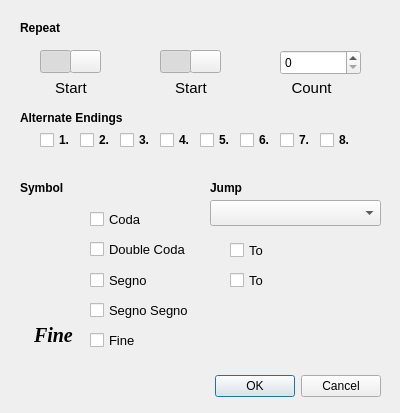
<?xml version="1.0" encoding="UTF-8"?>
<ui version="4.0">
 <class>RERepeatDialog</class>
 <widget class="QDialog" name="RERepeatDialog">
  <property name="geometry">
   <rect>
    <x>0</x>
    <y>0</y>
    <width>400</width>
    <height>413</height>
   </rect>
  </property>
  <property name="sizePolicy">
   <sizepolicy hsizetype="Fixed" vsizetype="Fixed">
    <horstretch>0</horstretch>
    <verstretch>0</verstretch>
   </sizepolicy>
  </property>
  <property name="windowTitle">
   <string>Repeats</string>
  </property>
  <widget class="QDialogButtonBox" name="buttonBox">
   <property name="geometry">
    <rect>
     <x>40</x>
     <y>370</y>
     <width>341</width>
     <height>32</height>
    </rect>
   </property>
   <property name="orientation">
    <enum>Qt::Horizontal</enum>
   </property>
   <property name="standardButtons">
    <set>QDialogButtonBox::Cancel|QDialogButtonBox::Ok</set>
   </property>
  </widget>
  <widget class="QLabel" name="label">
   <property name="geometry">
    <rect>
     <x>20</x>
     <y>20</y>
     <width>121</width>
     <height>16</height>
    </rect>
   </property>
   <property name="font">
    <font>
     <weight>75</weight>
     <bold>true</bold>
    </font>
   </property>
   <property name="text">
    <string>Repeat</string>
   </property>
  </widget>
  <widget class="QSpinBox" name="repeatCount">
   <property name="geometry">
    <rect>
     <x>280</x>
     <y>50</y>
     <width>81</width>
     <height>25</height>
    </rect>
   </property>
  </widget>
  <widget class="QLabel" name="label_2">
   <property name="geometry">
    <rect>
     <x>281</x>
     <y>80</y>
     <width>61</width>
     <height>16</height>
    </rect>
   </property>
   <property name="font">
    <font>
     <pointsize>11</pointsize>
    </font>
   </property>
   <property name="text">
    <string>Count</string>
   </property>
   <property name="alignment">
    <set>Qt::AlignCenter</set>
   </property>
  </widget>
  <widget class="QToolButton" name="barlineStart0">
   <property name="geometry">
    <rect>
     <x>40</x>
     <y>50</y>
     <width>31</width>
     <height>23</height>
    </rect>
   </property>
   <property name="text">
    <string/>
   </property>
   <property name="icon">
    <iconset resource="../../../targets/qt/Reflow/Reflow.qrc">
     <normaloff>:/icon-stem.png</normaloff>:/icon-stem.png</iconset>
   </property>
   <property name="checkable">
    <bool>true</bool>
   </property>
   <property name="checked">
    <bool>true</bool>
   </property>
  </widget>
  <widget class="QToolButton" name="barlineStart1">
   <property name="geometry">
    <rect>
     <x>70</x>
     <y>50</y>
     <width>31</width>
     <height>23</height>
    </rect>
   </property>
   <property name="text">
    <string/>
   </property>
   <property name="icon">
    <iconset resource="../../../targets/qt/Reflow/Reflow.qrc">
     <normaloff>:/icon-repeatstart.png</normaloff>:/icon-repeatstart.png</iconset>
   </property>
   <property name="checkable">
    <bool>true</bool>
   </property>
  </widget>
  <widget class="QLabel" name="label_3">
   <property name="geometry">
    <rect>
     <x>40</x>
     <y>80</y>
     <width>62</width>
     <height>16</height>
    </rect>
   </property>
   <property name="font">
    <font>
     <pointsize>11</pointsize>
    </font>
   </property>
   <property name="text">
    <string>Start</string>
   </property>
   <property name="alignment">
    <set>Qt::AlignCenter</set>
   </property>
  </widget>
  <widget class="QLabel" name="label_4">
   <property name="geometry">
    <rect>
     <x>160</x>
     <y>80</y>
     <width>62</width>
     <height>16</height>
    </rect>
   </property>
   <property name="font">
    <font>
     <pointsize>11</pointsize>
    </font>
   </property>
   <property name="text">
    <string>Start</string>
   </property>
   <property name="alignment">
    <set>Qt::AlignCenter</set>
   </property>
  </widget>
  <widget class="QToolButton" name="barlineEnd0">
   <property name="geometry">
    <rect>
     <x>160</x>
     <y>50</y>
     <width>31</width>
     <height>23</height>
    </rect>
   </property>
   <property name="text">
    <string/>
   </property>
   <property name="icon">
    <iconset resource="../../../targets/qt/Reflow/Reflow.qrc">
     <normaloff>:/icon-stem.png</normaloff>:/icon-stem.png</iconset>
   </property>
   <property name="checkable">
    <bool>true</bool>
   </property>
   <property name="checked">
    <bool>true</bool>
   </property>
  </widget>
  <widget class="QToolButton" name="barlineEnd1">
   <property name="geometry">
    <rect>
     <x>190</x>
     <y>50</y>
     <width>31</width>
     <height>23</height>
    </rect>
   </property>
   <property name="text">
    <string/>
   </property>
   <property name="icon">
    <iconset resource="../../../targets/qt/Reflow/Reflow.qrc">
     <normaloff>:/icon-repeatend.png</normaloff>:/icon-repeatend.png</iconset>
   </property>
   <property name="checkable">
    <bool>true</bool>
   </property>
  </widget>
  <widget class="QLabel" name="label_5">
   <property name="geometry">
    <rect>
     <x>20</x>
     <y>110</y>
     <width>171</width>
     <height>16</height>
    </rect>
   </property>
   <property name="font">
    <font>
     <weight>75</weight>
     <bold>true</bold>
    </font>
   </property>
   <property name="text">
    <string>Alternate Endings</string>
   </property>
  </widget>
  <widget class="QCheckBox" name="alternateEnding1">
   <property name="geometry">
    <rect>
     <x>40</x>
     <y>130</y>
     <width>41</width>
     <height>20</height>
    </rect>
   </property>
   <property name="font">
    <font>
     <pointsize>9</pointsize>
     <weight>75</weight>
     <bold>true</bold>
    </font>
   </property>
   <property name="text">
    <string>1.</string>
   </property>
  </widget>
  <widget class="QCheckBox" name="alternateEnding2">
   <property name="geometry">
    <rect>
     <x>80</x>
     <y>130</y>
     <width>41</width>
     <height>20</height>
    </rect>
   </property>
   <property name="font">
    <font>
     <pointsize>9</pointsize>
     <weight>75</weight>
     <bold>true</bold>
    </font>
   </property>
   <property name="text">
    <string>2.</string>
   </property>
  </widget>
  <widget class="QCheckBox" name="alternateEnding3">
   <property name="geometry">
    <rect>
     <x>120</x>
     <y>130</y>
     <width>41</width>
     <height>20</height>
    </rect>
   </property>
   <property name="font">
    <font>
     <pointsize>9</pointsize>
     <weight>75</weight>
     <bold>true</bold>
    </font>
   </property>
   <property name="text">
    <string>3.</string>
   </property>
  </widget>
  <widget class="QCheckBox" name="alternateEnding4">
   <property name="geometry">
    <rect>
     <x>160</x>
     <y>130</y>
     <width>41</width>
     <height>20</height>
    </rect>
   </property>
   <property name="font">
    <font>
     <pointsize>9</pointsize>
     <weight>75</weight>
     <bold>true</bold>
    </font>
   </property>
   <property name="text">
    <string>4.</string>
   </property>
  </widget>
  <widget class="QCheckBox" name="alternateEnding5">
   <property name="geometry">
    <rect>
     <x>200</x>
     <y>130</y>
     <width>41</width>
     <height>20</height>
    </rect>
   </property>
   <property name="font">
    <font>
     <pointsize>9</pointsize>
     <weight>75</weight>
     <bold>true</bold>
    </font>
   </property>
   <property name="text">
    <string>5.</string>
   </property>
  </widget>
  <widget class="QCheckBox" name="alternateEnding6">
   <property name="geometry">
    <rect>
     <x>240</x>
     <y>130</y>
     <width>41</width>
     <height>20</height>
    </rect>
   </property>
   <property name="font">
    <font>
     <pointsize>9</pointsize>
     <weight>75</weight>
     <bold>true</bold>
    </font>
   </property>
   <property name="text">
    <string>6.</string>
   </property>
  </widget>
  <widget class="QCheckBox" name="alternateEnding7">
   <property name="geometry">
    <rect>
     <x>280</x>
     <y>130</y>
     <width>41</width>
     <height>20</height>
    </rect>
   </property>
   <property name="font">
    <font>
     <pointsize>9</pointsize>
     <weight>75</weight>
     <bold>true</bold>
    </font>
   </property>
   <property name="text">
    <string>7.</string>
   </property>
  </widget>
  <widget class="QCheckBox" name="alternateEnding8">
   <property name="geometry">
    <rect>
     <x>320</x>
     <y>130</y>
     <width>41</width>
     <height>20</height>
    </rect>
   </property>
   <property name="font">
    <font>
     <pointsize>9</pointsize>
     <weight>75</weight>
     <bold>true</bold>
    </font>
   </property>
   <property name="text">
    <string>8.</string>
   </property>
  </widget>
  <widget class="QLabel" name="label_6">
   <property name="geometry">
    <rect>
     <x>20</x>
     <y>180</y>
     <width>151</width>
     <height>16</height>
    </rect>
   </property>
   <property name="font">
    <font>
     <weight>75</weight>
     <bold>true</bold>
    </font>
   </property>
   <property name="text">
    <string>Symbol</string>
   </property>
  </widget>
  <widget class="QCheckBox" name="coda">
   <property name="geometry">
    <rect>
     <x>90</x>
     <y>209</y>
     <width>87</width>
     <height>21</height>
    </rect>
   </property>
   <property name="font">
    <font>
     <pointsize>10</pointsize>
    </font>
   </property>
   <property name="text">
    <string>Coda</string>
   </property>
  </widget>
  <widget class="QCheckBox" name="doubleCoda">
   <property name="geometry">
    <rect>
     <x>90</x>
     <y>239</y>
     <width>111</width>
     <height>21</height>
    </rect>
   </property>
   <property name="font">
    <font>
     <pointsize>10</pointsize>
    </font>
   </property>
   <property name="text">
    <string>Double Coda</string>
   </property>
  </widget>
  <widget class="QCheckBox" name="segno">
   <property name="geometry">
    <rect>
     <x>90</x>
     <y>270</y>
     <width>111</width>
     <height>20</height>
    </rect>
   </property>
   <property name="font">
    <font>
     <pointsize>10</pointsize>
    </font>
   </property>
   <property name="text">
    <string>Segno</string>
   </property>
  </widget>
  <widget class="QLabel" name="label_7">
   <property name="geometry">
    <rect>
     <x>30</x>
     <y>200</y>
     <width>51</width>
     <height>31</height>
    </rect>
   </property>
   <property name="text">
    <string/>
   </property>
   <property name="pixmap">
    <pixmap resource="../../../targets/qt/Reflow/Reflow.qrc">:/coda.png</pixmap>
   </property>
  </widget>
  <widget class="QLabel" name="label_8">
   <property name="geometry">
    <rect>
     <x>30</x>
     <y>230</y>
     <width>51</width>
     <height>31</height>
    </rect>
   </property>
   <property name="text">
    <string/>
   </property>
   <property name="pixmap">
    <pixmap resource="../../../targets/qt/Reflow/Reflow.qrc">:/doublecoda.png</pixmap>
   </property>
  </widget>
  <widget class="QLabel" name="label_9">
   <property name="geometry">
    <rect>
     <x>34</x>
     <y>260</y>
     <width>41</width>
     <height>31</height>
    </rect>
   </property>
   <property name="text">
    <string/>
   </property>
   <property name="pixmap">
    <pixmap resource="../../../targets/qt/Reflow/Reflow.qrc">:/segno.png</pixmap>
   </property>
  </widget>
  <widget class="QLabel" name="label_10">
   <property name="geometry">
    <rect>
     <x>34</x>
     <y>290</y>
     <width>51</width>
     <height>31</height>
    </rect>
   </property>
   <property name="text">
    <string/>
   </property>
   <property name="pixmap">
    <pixmap resource="../../../targets/qt/Reflow/Reflow.qrc">:/segnosegno.png</pixmap>
   </property>
  </widget>
  <widget class="QCheckBox" name="segnoSegno">
   <property name="geometry">
    <rect>
     <x>90</x>
     <y>300</y>
     <width>111</width>
     <height>20</height>
    </rect>
   </property>
   <property name="font">
    <font>
     <pointsize>10</pointsize>
    </font>
   </property>
   <property name="text">
    <string>Segno Segno</string>
   </property>
  </widget>
  <widget class="QCheckBox" name="fine">
   <property name="geometry">
    <rect>
     <x>90</x>
     <y>330</y>
     <width>111</width>
     <height>20</height>
    </rect>
   </property>
   <property name="font">
    <font>
     <pointsize>10</pointsize>
    </font>
   </property>
   <property name="text">
    <string>Fine</string>
   </property>
  </widget>
  <widget class="QLabel" name="label_11">
   <property name="geometry">
    <rect>
     <x>34</x>
     <y>320</y>
     <width>61</width>
     <height>31</height>
    </rect>
   </property>
   <property name="font">
    <font>
     <family>Times New Roman</family>
     <pointsize>15</pointsize>
     <weight>75</weight>
     <italic>true</italic>
     <bold>true</bold>
    </font>
   </property>
   <property name="text">
    <string>Fine</string>
   </property>
   <property name="alignment">
    <set>Qt::AlignLeading|Qt::AlignLeft|Qt::AlignVCenter</set>
   </property>
  </widget>
  <widget class="QLabel" name="label_12">
   <property name="geometry">
    <rect>
     <x>210</x>
     <y>180</y>
     <width>151</width>
     <height>16</height>
    </rect>
   </property>
   <property name="font">
    <font>
     <weight>75</weight>
     <bold>true</bold>
    </font>
   </property>
   <property name="text">
    <string>Jump</string>
   </property>
  </widget>
  <widget class="QComboBox" name="jumpTypeCombo">
   <property name="geometry">
    <rect>
     <x>210</x>
     <y>200</y>
     <width>171</width>
     <height>26</height>
    </rect>
   </property>
  </widget>
  <widget class="QCheckBox" name="toCoda">
   <property name="geometry">
    <rect>
     <x>230</x>
     <y>240</y>
     <width>51</width>
     <height>21</height>
    </rect>
   </property>
   <property name="font">
    <font>
     <pointsize>10</pointsize>
    </font>
   </property>
   <property name="text">
    <string>To</string>
   </property>
  </widget>
  <widget class="QCheckBox" name="toDoubleCoda">
   <property name="geometry">
    <rect>
     <x>230</x>
     <y>270</y>
     <width>51</width>
     <height>21</height>
    </rect>
   </property>
   <property name="font">
    <font>
     <pointsize>10</pointsize>
    </font>
   </property>
   <property name="text">
    <string>To</string>
   </property>
  </widget>
  <widget class="QLabel" name="label_13">
   <property name="geometry">
    <rect>
     <x>270</x>
     <y>265</y>
     <width>51</width>
     <height>31</height>
    </rect>
   </property>
   <property name="text">
    <string/>
   </property>
   <property name="pixmap">
    <pixmap resource="../../../targets/qt/Reflow/Reflow.qrc">:/doublecoda.png</pixmap>
   </property>
  </widget>
  <widget class="QLabel" name="label_14">
   <property name="geometry">
    <rect>
     <x>270</x>
     <y>235</y>
     <width>51</width>
     <height>31</height>
    </rect>
   </property>
   <property name="text">
    <string/>
   </property>
   <property name="pixmap">
    <pixmap resource="../../../targets/qt/Reflow/Reflow.qrc">:/coda.png</pixmap>
   </property>
  </widget>
 </widget>
 <resources>
  <include location="../../../targets/qt/Reflow/Reflow.qrc"/>
 </resources>
 <connections>
  <connection>
   <sender>buttonBox</sender>
   <signal>accepted()</signal>
   <receiver>RERepeatDialog</receiver>
   <slot>accept()</slot>
   <hints>
    <hint type="sourcelabel">
     <x>248</x>
     <y>254</y>
    </hint>
    <hint type="destinationlabel">
     <x>157</x>
     <y>274</y>
    </hint>
   </hints>
  </connection>
  <connection>
   <sender>buttonBox</sender>
   <signal>rejected()</signal>
   <receiver>RERepeatDialog</receiver>
   <slot>reject()</slot>
   <hints>
    <hint type="sourcelabel">
     <x>316</x>
     <y>260</y>
    </hint>
    <hint type="destinationlabel">
     <x>286</x>
     <y>274</y>
    </hint>
   </hints>
  </connection>
 </connections>
</ui>
